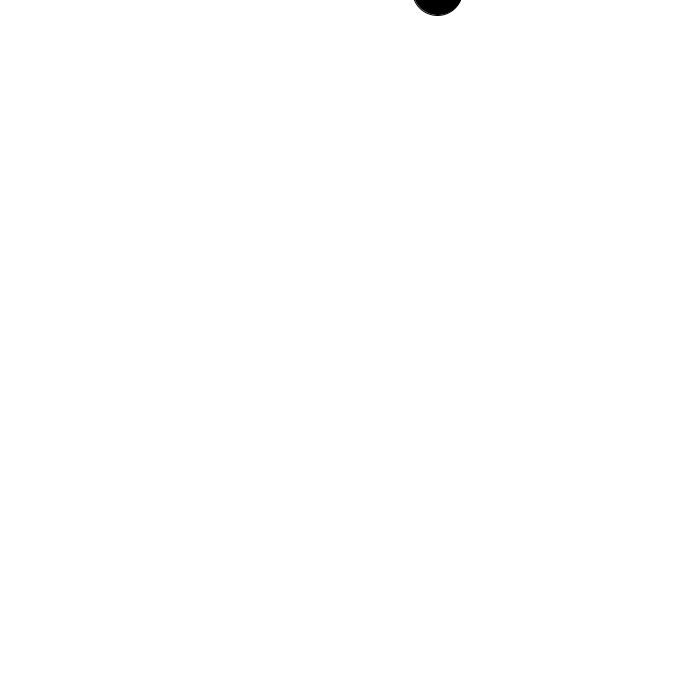
Frame 1 (no input)
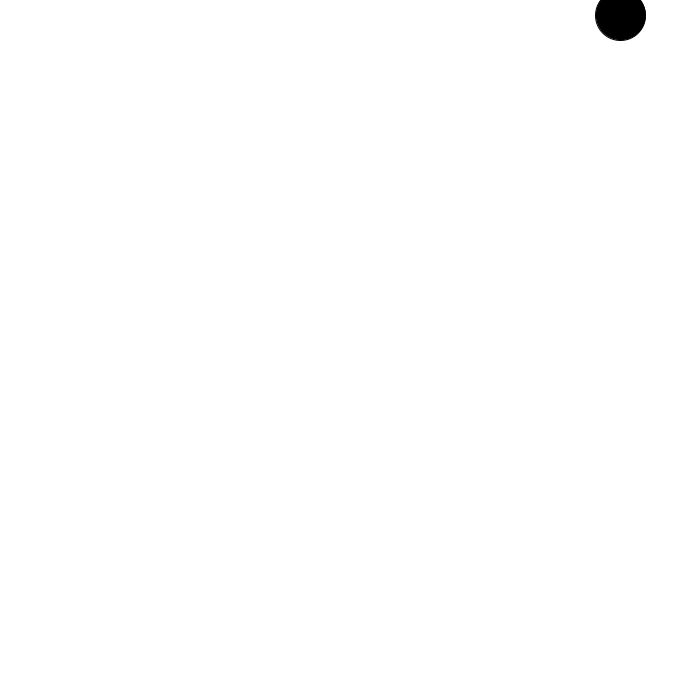
Frame 60 (the mouse pressed at the canvas centre just before this capture)
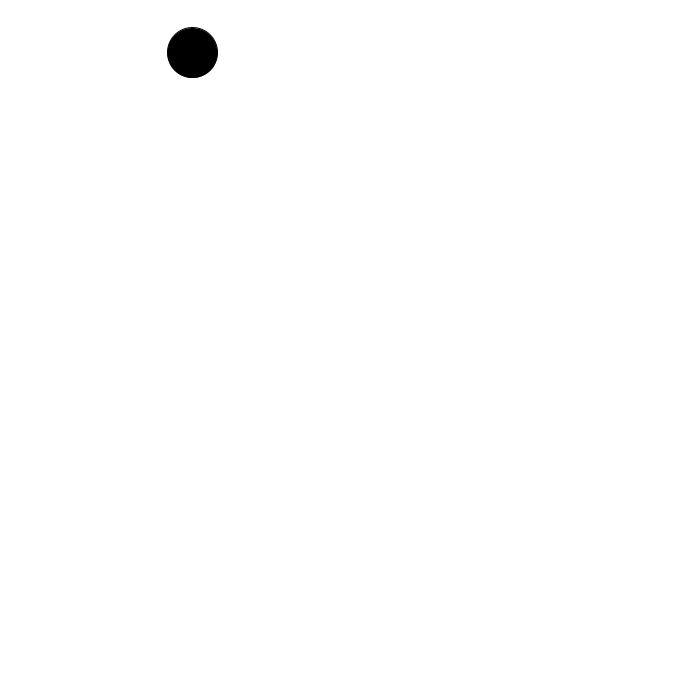
Frame 120 (the mouse held since frame 60 and released just before this capture)

The Processing sketch that drew these frames (run headless with seeded random() and noise(); from frame 60 on, the mouse is pressed at the canvas centre):

// Processing sketch: processing_121675
// ── processing_121675.pde

//Dette er Classen sat i main

class Meteor
{
  float x = random(50, 650);
  float y;
  float fart;

  Meteor()
  {
    y = -10;
    fart = random(10, 20);
  }

  void ShowMeteor()
  {
    fill(0, 0, 0);
    ellipse(x, y, 50, 50);
  }

  void fall()
  {
    y = y + fart;

    if ( y > 700)
    {
      y = -10;
      x = random(50, 650);
    }
  }
}

//Dette er Main

Meteor Met1;

void setup()
{
  size(700, 700);
  Met1 = new Meteor();
}

void draw()
{
  background(255, 255, 255);
  Met1.ShowMeteor();
  Met1.fall();
}
